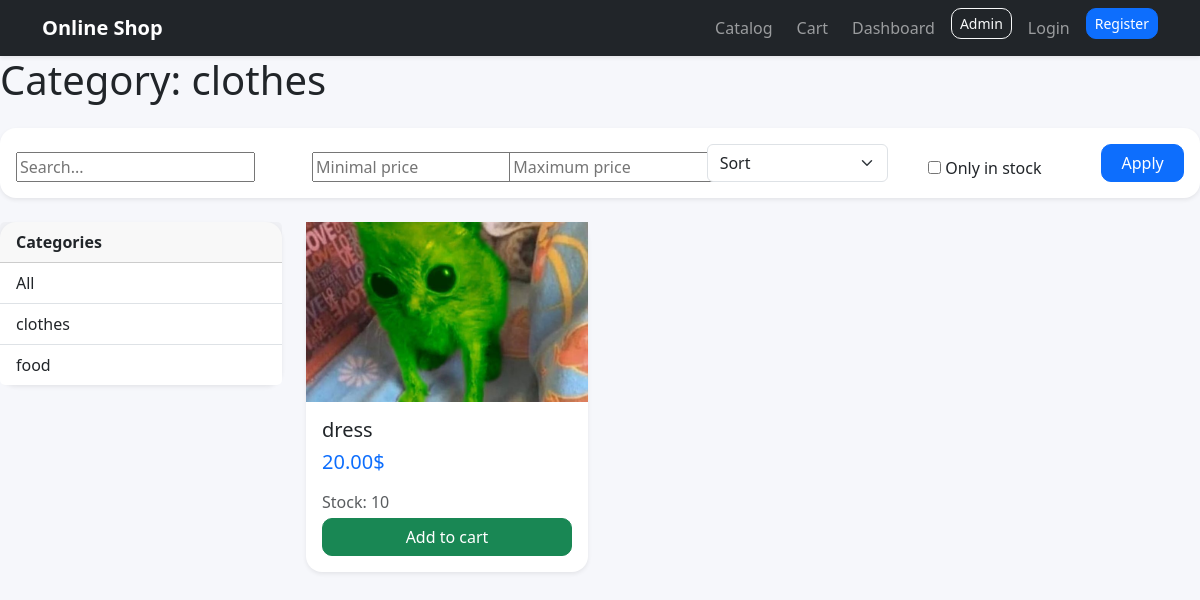
Screenshot of /category/clothes/ with the database file from the repository.
### catalog/models.py (models this page shows, shortened)
class Category(models.Model):
    name = models.CharField(max_length = 120, unique = True)
    slug = models.SlugField(max_length = 140, unique = True)
    class Meta:
        ordering = ['name']
        verbose_name = 'Category'
        verbose_name_plural = "Categories"
    def get_absolute_url(self):
        return reverse('catalog:product_list_by_category', args=[self.slug])

class Product(models.Model):
    category = models.ForeignKey(
        Category,
        related_name = 'products',
        on_delete = models.CASCADE
    )
    name = models.CharField(max_length=200)
    slug = models.SlugField(max_length=220, unique=True)
    image = models.ImageField(upload_to='products/%Y/%m/%d/', blank=True, null=True)
    description = models.TextField(blank=True)
    price = models.DecimalField(max_digits=10, decimal_places=2)
    stock = models.PositiveIntegerField(default=0)
    available = models.BooleanField(default=True)
    created_at = models.DateTimeField(auto_now_add=True)
    updated_at = models.DateTimeField(auto_now=True)
    class Meta:
        ordering = ['name']
        indexes = [
            models.Index(fields=['id', 'slug']),
            models.Index(fields=['name']),
        ]
        verbose_name = 'Product'
        verbose_name_plural = 'Products'
    def get_absolute_url(self):
        return reverse('catalog:product_detail', args=[self.id, self.slug])

### catalog/views.py (the view)
# urls.py: path('', views.product_list, name='product_list'),
def product_list(request,  category_slug=None):
    category = None
    categories = Category.objects.all()
    products = Product.objects.filter(available=True)
    if category_slug:
        category = get_object_or_404(Category, slug=category_slug)
        products = products.filter(category=category)
    q = request.GET.get('q')
    if q:
        products = products.filter(name__icontains=q)
    min_price = request.GET.get('min_price')
    max_price = request.GET.get('max_price')
    if min_price:
        try:
            products = products.filter(price__gte=min_price)
        except ValueError:
            pass
    if max_price:
        try:
            products = products.filter(price__lte=max_price)
        except ValueError:
            pass
    in_stock = request.GET.get('in_stock')
    if in_stock == '1':
        products = products.filter(stock__gt=0)
    sort = request.GET.get('sort')
    if sort == 'price_asc':
        products = products.order_by('price')
    elif sort == 'price_desc':
        products = products.order_by('-price')
    elif sort == 'name_asc':
        products = products.order_by('name')
    elif sort == 'name_desc':
        products = products.order_by('-name')
    context = {
        'category': category,
        'categories': categories,
        'products': products
    }
    return render(request, 'catalog/product_list.html', context)

### catalog/templates/catalog/product_list.html (shortened to what this page needs)
{% extends "base.html" %}
{% block content %}
<h1 class="mb-4">
    {% if category %}Category: {{category.name}}{% else %}Product Catalog{% endif %}
</h1>
<form method="get" class="card card-body shadow-sm mb-4">
    <div class="row g-3 align-items-end">
        <div class="col-md-3">
            <input type="text" name="q" placeholder="Search..." value="{{ request.GET.q }}">
        </div>
        <div class="col-md-2">
            <input type="number" step="0.01" name="min_price" placeholder="Minimal price" value="{{ request.GET.min_price }}">
        </div>
        <div class="col-md-2">
            <input type="number" step="0.01" name="max_price" placeholder="Maximum price" value="{{ request.GET.max_price }}">
        </div>
        <div class="col-md-2">
            <select name="sort" class="form-select">
                <option value="">Sort</option>
            </select>
        </div>
        <div class="col-md-2 d-flex align-items-center">
            <div class="form-check">
                <input type="checkbox" name="in_stock" value="1" {% if request.GET.in_stock == '1' %}checked{% endif %}>
                <label class="form-check-label">Only in stock</label>
            </div>
        </div>
        <div class="col-md-1">
            <button type="submit" class="btn btn-primary w-100">Apply</button>
        </div>
    </div>
</form>
<div class="row">
    <aside class="col-md-3 mb-4">
        <div class="card shadow-sm">
            <div class="card-header fw-bold">Categories</div>
            <div class="list-group list-group-flush">
                <a href="{% url 'catalog:product_list' %}" class="list-group-item list-group-item-action">All</a>
                {% for c in categories %}
                    <a href="{{ c.get_absolute_url }}" class="list-group-item list-group-item-action">{{ c.name }}</a>
                {% endfor %}
            </div>
    </aside>
    <section class="col-md-9">
        <div class="row g-4">
            {% for product in products %}
            <div class="col-md-4">
                <div class="card product-card shadow-sm h-100">
                    <a href="{{ product.get_absolute_url }}">
                        {% if product.image %}
                        <img src="{{ product.image.url }}" alt="{{ product.name }}" style="width: 100%; height: 180px; object-fit: cover;">
                        {% else %}
                        <div style="width: 100%; height: 180px; background-color: #f0f0f0; display: flex; align-items: center; justify-content: center;">
                            No photo
                        </div>
                        {% endif %}
                    </a>
                    <div class="card-body d-flex flex-column">
                        <h5 class="card-title">
                            <a class="text-decoration-none text-dark" href="{{ product.get_absolute_url }}">
                                {{ product.name }}
                            </a>
                        </h5>
                        <h5 class="text-primary mb-3">{{ product.price }}$</h5>
                        <p class="text-muted mb-1">Stock: {{ product.stock }}</p>
                        <form action="{% url 'cart:cart_add' product.id %}" method="post" class="mt-auto">
                            <button type="submit" class="btn btn-success w-100">Add to cart</button>
                        </form>
                    </div>
                </div>
            </div>
        {% empty %}
        <div class="col-12">
            <div class="alert alert-warning">Product not found</div>
        </div>
        {% endfor %}
        </div>
    </section>
</div>
{% endblock %}

### static/css/style.css (style rules this page uses)
body { background: #f6f7fb; }
.card { border: none; border-radius: 16px; }
.product-card { transition: 0.2s ease; }
.btn { border-radius: 10px; }

### rows the page displays
Category: name "clothes"
Category: name "food"
Product: image (picture), name "dress", price "20.00", stock "10"
